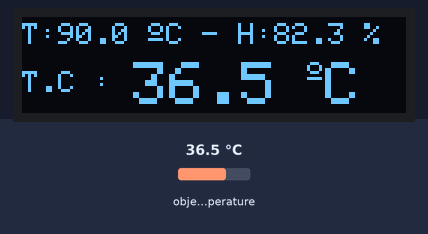
A sketch run on a simulated Arduino Uno, built with avr-gcc and run on an emulated ATmega328P. On the bench: 128×32 one-colour display. Inputs (shaded band) come from the test bench; at power-on: object temperature 36.5 °C.

Above: at 1.2 s.
1.3 s: object temperature set to 20 °C
At 3.1 s:
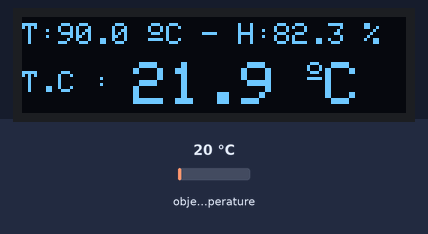
4.3 s: object temperature set to 26 °C
At 5.2 s:
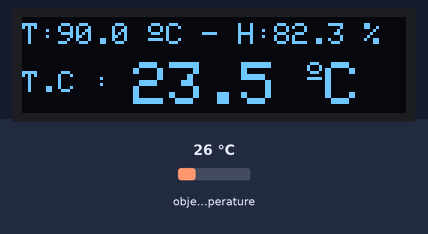
6.9 s: object temperature set to 32 °C
At 8.8 s:
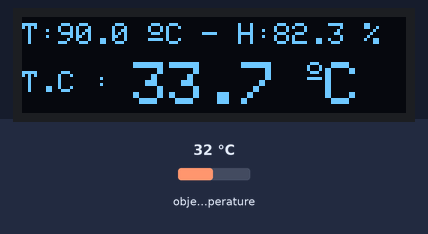
Timing chart, 0 to 10.3 s (numbered marks = the images above; inputs shaded):
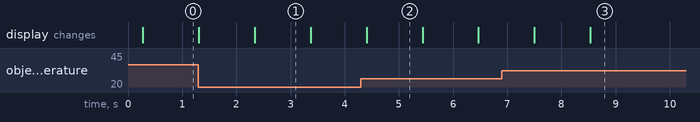

The sketch:

MLX90614_OLED_ESP.ino
```cpp
/* This code works with MLX90614 (GY906) and OLED screen
 * It measures both ambient and object temperature in Fahrenheit and display it on the screen
 * Please visit www.surtrtech.com for more details
 * https://surtrtech.com/2019/05/04/arduino-contactless-thermometer-with-mlx90614-oled-lcd/
 *
 * Display oled
 *  SCL -> D1
 *  SDA -> D2
 * MLX90614
 *  SCL -> D1
 *  SDA -> D2
 */


#include <Adafruit_GFX.h>
#include <Adafruit_SSD1306.h>
#include <Wire.h>
#include <Adafruit_MLX90614.h>

#define SCREEN_WIDTH 128 // OLED display width, in pixels
#define SCREEN_HEIGHT 32 // OLED display height, in pixels
#define OLED_RESET    -1 // Reset pin # (or -1 if sharing Arduino reset pin)

Adafruit_SSD1306 display(SCREEN_WIDTH, SCREEN_HEIGHT, &Wire, OLED_RESET); //Declaring the display name (display)
Adafruit_MLX90614 mlx = Adafruit_MLX90614();
float global_temperatura_objeto = 0; // Distancia de 1 a 10 cm

void setup() {
  mlx.begin();
  display.begin(SSD1306_SWITCHCAPVCC, 0x3C); //Start the OLED display
  display.clearDisplay();
  display.display();

}

void loop() {

  readTemperaturaObjeto();
  writeDisplayTemperatura();
}

void readTemperaturaObjeto(){

  for(int i=0; i<20; i++){
    global_temperatura_objeto = mlx.readObjectTempC() + global_temperatura_objeto;
    delay(10);
  }
  global_temperatura_objeto /=20.0;
  //global_temperatura_objeto += 2.22;

}

void writeDisplayTemperatura(){
  display.clearDisplay();

  display.setTextSize(1);
  display.setTextColor(WHITE);
  display.setCursor(0,2);
  display.print("T:");
  display.print("90.0");
  display.print(" ");
  display.setTextSize(1);
  display.cp437(true);
  display.write(167);
  display.print("C");
  display.print(" - ");
  display.print("H:");
  display.print("82.3");
  display.println(" %");


  display.setTextSize(1);
  display.setTextColor(WHITE);
  display.setCursor(0,18);
  display.println("T.C : ");

  display.setTextSize(2);
  display.setCursor(37,15);
  display.println(global_temperatura_objeto,1);
  display.setCursor(95,15);
  display.setTextSize(1);
  display.cp437(true);
  display.write(167);
  display.setTextSize(2);
  display.println("C");

  display.display();

  delay(800);

}
```

Measured:
- after the input at 4.3 s, the display: changes after 0.11 s (image 2)
- after the input at 6.9 s, the display: first changes after 0.60 s (image 3 shows a later state)
- what the display in image 1 shows lasts 1.1 s, from 2.3 s to 3.4 s
